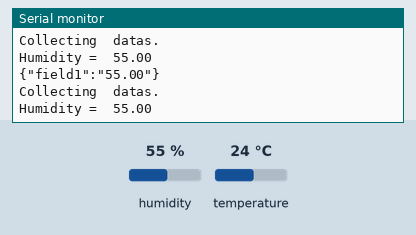
Simulated run of this sketch. Board: Arduino Uno, built with avr-gcc and run on an emulated ATmega328P. On the bench: the last lines printed to the serial monitor. Inputs (shaded band) come from the test bench; at power-on: humidity 55 %, temperature 24 °C. WiFi joins after 1.5 s; servers stay silent unless stated; uploads are accepted with an empty reply.

Above: at 3.2 s.
3.3 s: humidity set to 22 %
At 3.9 s:
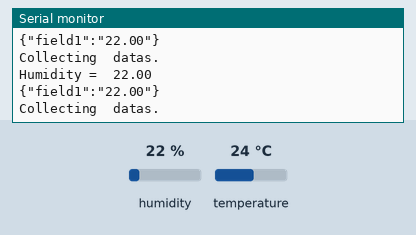
6.3 s: humidity set to 40 %
At 7.2 s:
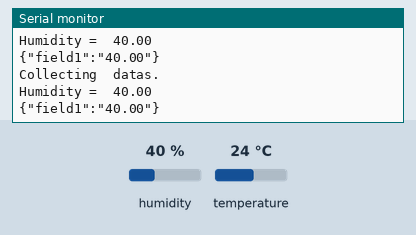
Timing chart, 0 to 9.3 s (numbered marks = the images above; inputs shaded):
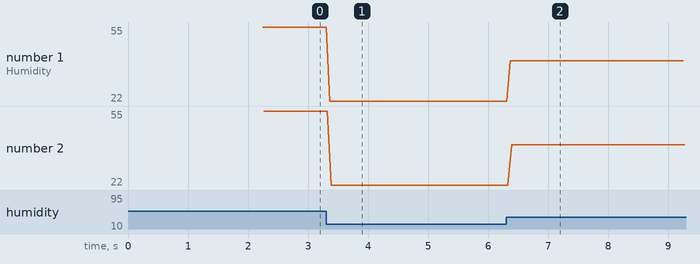

The sketch:

Sending_DHT_data_to_thinkspeak_server_using_arduino_and_ESP.ino
```cpp
#include "DHT.h"
#include <WiFiEsp.h>
#include "SoftwareSerial.h"
#include <Adafruit_Sensor.h>

#define WIFI_AP "DREAMWALLETS"
#define WIFI_PASSWORD "DW123456#"
char server[] = "api.thingspeak.com";  // server name
String apiKey ="JX1DL1YFRACWSD3Y";  //Insert your write api here

// DHT
#define DHTPIN A5
#define DHTTYPE DHT11

// Initialize the Ethernet client object
 WiFiEspClient client;


// Initialize DHT sensor.
DHT dht(DHTPIN, DHTTYPE);

SoftwareSerial soft(7, 8); // TX, RX

int status = WL_IDLE_STATUS;
unsigned long lastSend;

// HUMIDITY
// A5 has already been defined as Analog Pin 5 in arduino
int H=A5;

// Variable to store the humidity value
float hum=0;

void setup() {
  // initialize serial for debugging
  Serial.begin(9600);
  dht.begin();
  InitWiFi();
  lastSend = 0;
}

void loop()
{
  status = WiFi.status();
  if ( status != WL_CONNECTED)
  {
    while ( status != WL_CONNECTED)
    {
      Serial.print("Attempting to connect to WPA SSID: ");
      Serial.println(WIFI_AP);
      // Connect to WPA/WPA2 network
      status = WiFi.begin(WIFI_AP, WIFI_PASSWORD);
      delay(500);
    }
    Serial.println("Connected to AP");
  }
  if ( !client.connected() )
  {
    reconnect();
  }
    getAndSendDatas();
}
void getAndSendDatas()
 {
   Serial.println("Collecting  datas.");
   HUMIDITY();

      // Create the JSON for the data to be uploaded on the Cloud

      String data;

      data += "{";
      data += "\"field1\":\"";              //door_operation either OPEN (0) or CLOSED (1)
      data += String(hum);
      data += "\"";

      data += "}";


     Serial.println(data);
     client.println("POST /update?api_key=JX1DL1YFRACWSD3Y HTTP/1.1");
     client.println("Host: api.thingspeak.com");
     client.println("Accept: */*");
     client.println("Content-Length: " + String(data.length()));
     client.println("Content-Type: application/json");
     client.println();
     client.println(data);

}

void InitWiFi()
{
  // initialize serial for ESP module
  soft.begin(9600);
  // initialize ESP module
  WiFi.init(&soft);
  // check for the presence of the shield
  if (WiFi.status() == WL_NO_SHIELD) {
    Serial.println("WiFi shield not present");
    // don't continue
    while (true);
  }

  Serial.println("Connecting to AP ...");
  // attempt to connect to WiFi network
  while ( status != WL_CONNECTED) {
    Serial.print("Attempting to connect to WPA SSID: ");
    Serial.println(WIFI_AP);
    // Connect to WPA/WPA2 network
    status = WiFi.begin(WIFI_AP, WIFI_PASSWORD);
    delay(500);
  }
  Serial.println("Connected to AP");
}

void reconnect() {

  // Loop until we're reconnected
  while (!client.connected()) {
    Serial.print("Connecting to Thingspeak server ...");
    // Attempt to connect (clientId, username, password)
    if ( client.connect(server, 80) ) {
      Serial.println( "Connected" );
    } else {
      Serial.print( "[FAILED] [ rc = " );
     // Serial.print( client.state() );
      Serial.println( " : retrying in 5 seconds]" );
      // Wait 5 seconds before retrying
      delay( 5000 );
    }
  }
}


void HUMIDITY()
{
      // Define the pin from where the DHT values will be read
      int chk = dht.read(H);

      // Call the humidity function of the DHT11 Library to read the value and
      // store in a variable
      hum = dht.readHumidity();

      // Prints the value of the humidity on the Serial Monitor
      Serial.print("Humidity =  ");
      Serial.println(hum);
}
```

Measured:
- after the input at 3.3 s, the serial monitor: prints a new line after 0.07 s (image 1)
- after the input at 6.3 s, the serial monitor: prints a new line after 0.07 s (image 2)
- plotted number 1: 55 → 22 after the input at 3.3 s, 22 → 40 after the input at 6.3 s
- plotted number 2: 55 → 22 after the input at 3.3 s, 22 → 40 after the input at 6.3 s
